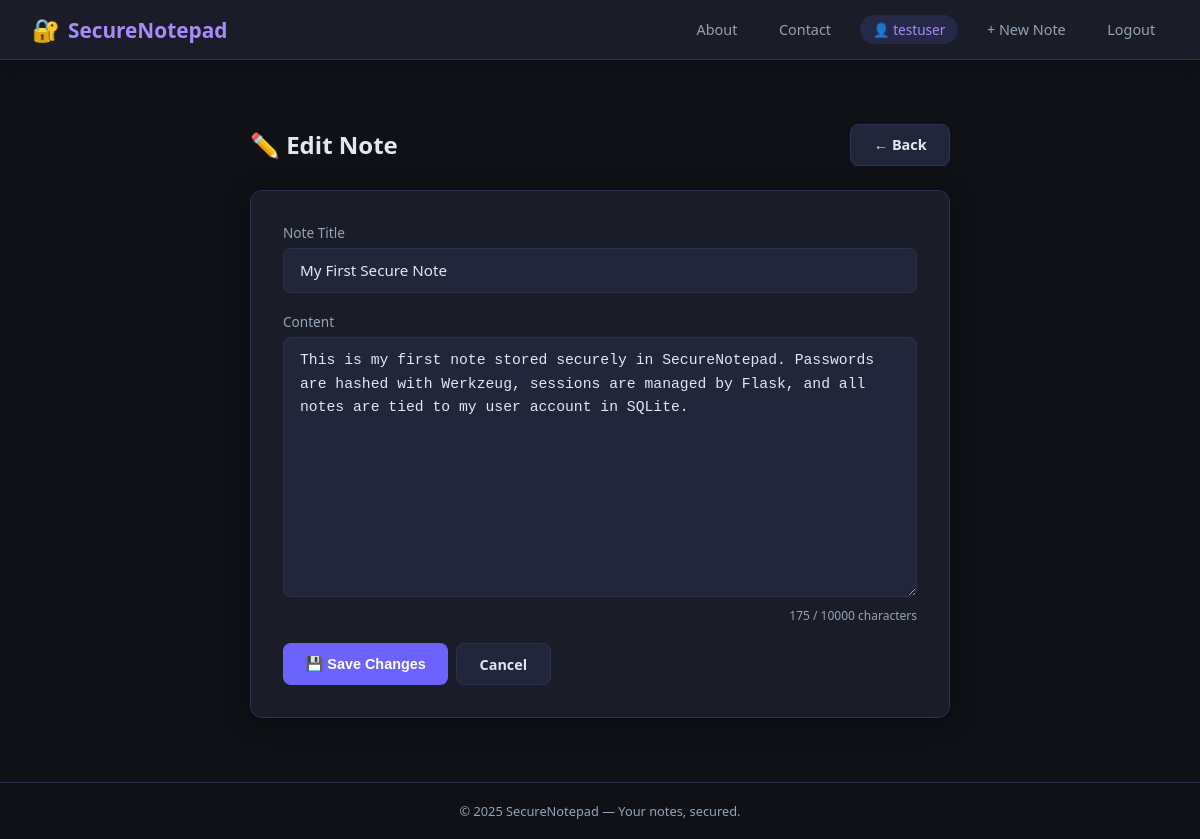
The app's page /notes/2/edit (signed in) with its own data.
### app/models.py (models this page shows, shortened)
class Note(db.Model):
    __tablename__ = 'notes'
    id = db.Column(db.Integer, primary_key=True)
    title = db.Column(db.String(200), nullable=False)
    content = db.Column(db.Text, nullable=False)
    created_at = db.Column(db.DateTime, default=datetime.now())
    updated_at = db.Column(db.DateTime, default=datetime.now(), onupdate=datetime.now())
    user_id = db.Column(db.Integer, db.ForeignKey('users.id'), nullable=False)

### app/notes.py (the view, shortened to what this page needs)
@notes.route('/notes/<int:note_id>/edit', methods=['GET', 'POST'])
@login_required
def edit_note(note_id):
    note = Note.query.filter_by(id=note_id, user_id=session['user_id']).first_or_404()
    return render_template('note_form.html', action='Edit', note=note)

### app/notes.py (called while the page is built)
def login_required(f):
    @wraps(f)
    def decorated(*args, **kwargs):
        if 'user_id' not in session:
            flash('Please log in to access this page.', 'warning')
            return redirect(url_for('auth.login'))
        return f(*args, **kwargs)
    return decorated

### app/templates/note_form.html (shortened to what this page needs)
{% extends "base.html" %}
{% block content %}
<div class="note-form-wrap">
  <div class="form-header">
    <h1>{{ '✏️ Edit Note' if action == 'Edit' else '📝 New Note' }}</h1>
    <a href="{{ url_for('notes.dashboard') }}" class="btn btn-ghost">← Back</a>
  </div>
  <div class="card">
    <form method="POST">
      <div class="form-group">
        <label for="title">Note Title</label>
        <input type="text" id="title" name="title"
               placeholder="Give your note a title…"
               value="{{ note.title if note else '' }}"
               required maxlength="200" autofocus />
      </div>
      <div class="form-group">
        <label for="content">Content</label>
        <textarea id="content" name="content"
                  placeholder="Write your note here…"
                  required maxlength="10000"
                  oninput="updateCount(this)">{{ note.content if note else '' }}</textarea>
        <div class="char-count" id="charCount">0 / 10000 characters</div>
      </div>
      <div class="flex gap-1" style="flex-wrap:wrap;">
        <button type="submit" class="btn btn-primary">
          {{ '💾 Save Changes' if action == 'Edit' else '🚀 Create Note' }}
        </button>
        <a href="{{ url_for('notes.dashboard') }}" class="btn btn-ghost">Cancel</a>
      </div>
    </form>
  </div>
</div>
{% endblock %}

### app/templates/base.html (style rules this page uses)
*, *::before, *::after { box-sizing: border-box; margin: 0; padding: 0; }
:root { --bg: #0f1117; --surface: #1a1d27; --surface2: #22263a; --border: #2e3250; --accent: #6c63ff; --accent2: #a78bfa; --danger: #ef4444; --success: #22c55e; --warning: #f59e0b; --info: #38bdf8; --text: #e2e8f0; --muted: #94a3b8; --radius: 12px; --shadow: 0 4px 24px rgba(0,0,0,.45); }
body { font-family: 'Segoe UI', system-ui, sans-serif; background: var(--bg); color: var(--text); min-height: 100vh; display: flex; flex-direction: column; }
.card { background: var(--surface); border: 1px solid var(--border); border-radius: var(--radius); padding: 2rem; box-shadow: var(--shadow); }
.form-group { margin-bottom: 1.2rem; }
label { display: block; font-size: .85rem; color: var(--muted); margin-bottom: .4rem; font-weight: 500; }
input[type="text"], input[type="email"], input[type="password"], textarea { width: 100%; background: var(--surface2); border: 1px solid var(--border); border-radius: 8px; padding: .7rem 1rem; color: var(--text); font-size: .95rem; font-family: inherit; transition: border-color .2s, box-shadow .2s; outline: none; }
textarea { resize: vertical; min-height: 140px; }
.btn { display: inline-flex; align-items: center; gap: .4rem; padding: .65rem 1.4rem; border-radius: 8px; border: none; cursor: pointer; font-size: .9rem; font-weight: 600; text-decoration: none; transition: opacity .2s, transform .1s; }
.btn-primary { background: var(--accent); color: #fff; }
.btn-ghost { background: var(--surface2); color: var(--text); border: 1px solid var(--border); }
.flex { display: flex; }
.gap-1 { gap: .5rem; }

### app/templates/note_form.html (style rules this page uses)
.note-form-wrap { max-width: 700px; margin: 2rem auto; }
.form-header { display: flex; align-items: center; justify-content: space-between; margin-bottom: 1.5rem; flex-wrap: wrap; gap: 1rem; }
.form-header h1 { font-size: 1.5rem; }
textarea#content { min-height: 260px; font-family: 'Courier New', monospace; font-size: .92rem; line-height: 1.6; }
.char-count { font-size: .75rem; color: var(--muted); text-align: right; margin-top: .3rem; }

### records on screen
Note: title "My First Secure Note", content "This is my first note stored securely in SecureNotepad. Passwords are hashed with Werkzeug, sessions are managed by Flask, and all notes are tied to my user account in SQLite."

### other values on screen
{{ session.get('username') }} "testuser"
{{ '✏️ Edit Note' if action == 'Edit' else '📝 New Note' }} "✏️ Edit Note"
{{ '💾 Save Changes' if action == 'Edit' else '🚀 Create Note' }} "💾 Save Changes"
